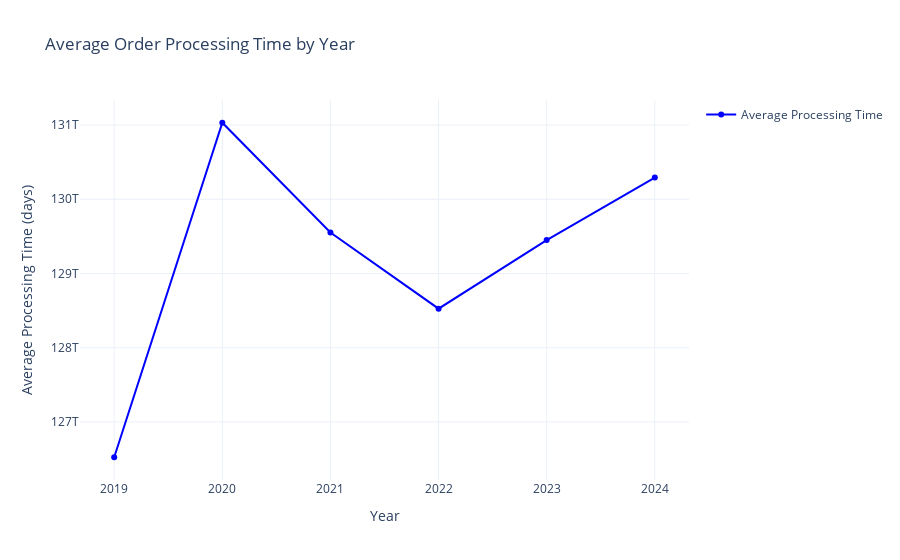

This figure's notebook cell:
### Code cell
# Calculate processing time
orders['processing_time'] = orders['shipped_at'] - orders['created_at']

# Group by year and calculate average processing time
avg_processing_time_yearly = orders.groupby('year')['processing_time'].mean()

print(avg_processing_time_yearly)

# Create a Plotly figure
fig = go.Figure()

# Add a line trace for average processing time by year
fig.add_trace(go.Scatter(
    x=avg_processing_time_yearly.index,
    y=avg_processing_time_yearly.values,
    mode='lines+markers',
    marker=dict(color='blue'),
    name='Average Processing Time'
))

# Update layout
fig.update_layout(
    title='Average Order Processing Time by Year',
    xaxis=dict(title='Year'),
    yaxis=dict(title='Average Processing Time (days)'),
    showlegend=True,
    template='plotly_white'
)

# Show the plot
fig.show()

### Figure 1 — Plotly figure (JSON) as saved in the notebook; plotly's stock layout.template omitted (floating-point values rounded to 4 significant figures)
{"data": [{"marker": {"color": "blue"}, "mode": "lines+markers", "name": "Average Processing Time", "type": "scatter", "x": [2019, 2020, 2021, 2022, 2023, 2024], "y": [126523512544802, 131031246655965, 129552488038277, 128525603407477, 129449599248591, 130292941176470]}], "layout": {"showlegend": true, "title": {"text": "Average Order Processing Time by Year"}, "xaxis": {"title": {"text": "Year"}}, "yaxis": {"title": {"text": "Average Processing Time (days)"}}}}
